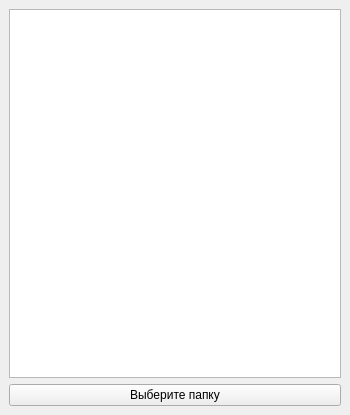
<?xml version="1.0" encoding="UTF-8"?>
<ui version="4.0">
 <class>MainWindow</class>
 <widget class="QMainWindow" name="MainWindow">
  <property name="geometry">
   <rect>
    <x>0</x>
    <y>0</y>
    <width>350</width>
    <height>415</height>
   </rect>
  </property>
  <property name="windowTitle">
   <string>MainWindow</string>
  </property>
  <widget class="QWidget" name="centralwidget">
   <layout class="QVBoxLayout" name="verticalLayout">
    <item>
     <widget class="QListWidget" name="listWidget"/>
    </item>
    <item>
     <widget class="QPushButton" name="btnBrowse">
      <property name="text">
       <string>Выберите папку</string>
      </property>
     </widget>
    </item>
   </layout>
  </widget>
 </widget>
 <resources/>
 <connections/>
</ui>
